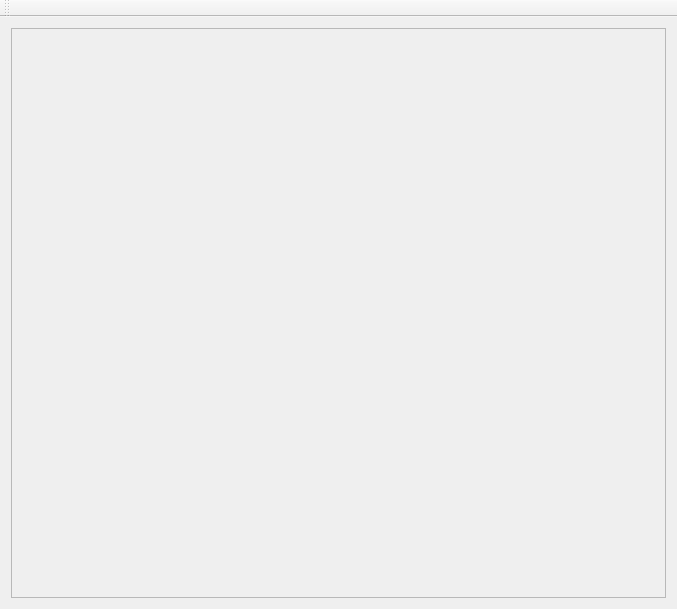
<?xml version="1.0" encoding="UTF-8"?>
<ui version="4.0">
 <class>MainWindow</class>
 <widget class="QMainWindow" name="MainWindow">
  <property name="geometry">
   <rect>
    <x>0</x>
    <y>0</y>
    <width>677</width>
    <height>609</height>
   </rect>
  </property>
  <property name="sizePolicy">
   <sizepolicy hsizetype="MinimumExpanding" vsizetype="MinimumExpanding">
    <horstretch>0</horstretch>
    <verstretch>0</verstretch>
   </sizepolicy>
  </property>
  <property name="windowTitle">
   <string>MainWindow</string>
  </property>
  <widget class="QWidget" name="centralWidget">
   <layout class="QHBoxLayout" name="horizontalLayout">
    <item>
     <widget class="QFrame" name="frame">
      <property name="frameShape">
       <enum>QFrame::StyledPanel</enum>
      </property>
      <property name="frameShadow">
       <enum>QFrame::Raised</enum>
      </property>
      <layout class="QHBoxLayout" name="horizontalLayout_2">
       <item>
        <widget class="Scene" name="widget" native="true"/>
       </item>
      </layout>
     </widget>
    </item>
   </layout>
  </widget>
  <widget class="QToolBar" name="mainToolBar">
   <attribute name="toolBarArea">
    <enum>TopToolBarArea</enum>
   </attribute>
   <attribute name="toolBarBreak">
    <bool>false</bool>
   </attribute>
  </widget>
 </widget>
 <layoutdefault spacing="6" margin="11"/>
 <customwidgets>
  <customwidget>
   <class>Scene</class>
   <extends>QWidget</extends>
   <header>scene.h</header>
   <container>1</container>
  </customwidget>
 </customwidgets>
 <resources/>
 <connections>
  <connection>
   <sender>mainToolBar</sender>
   <signal>actionTriggered(QAction*)</signal>
   <receiver>widget</receiver>
   <hints>
    <hint type="sourcelabel">
     <x>48</x>
     <y>31</y>
    </hint>
    <hint type="destinationlabel">
     <x>67</x>
     <y>75</y>
    </hint>
   </hints>
  </connection>
 </connections>
</ui>
